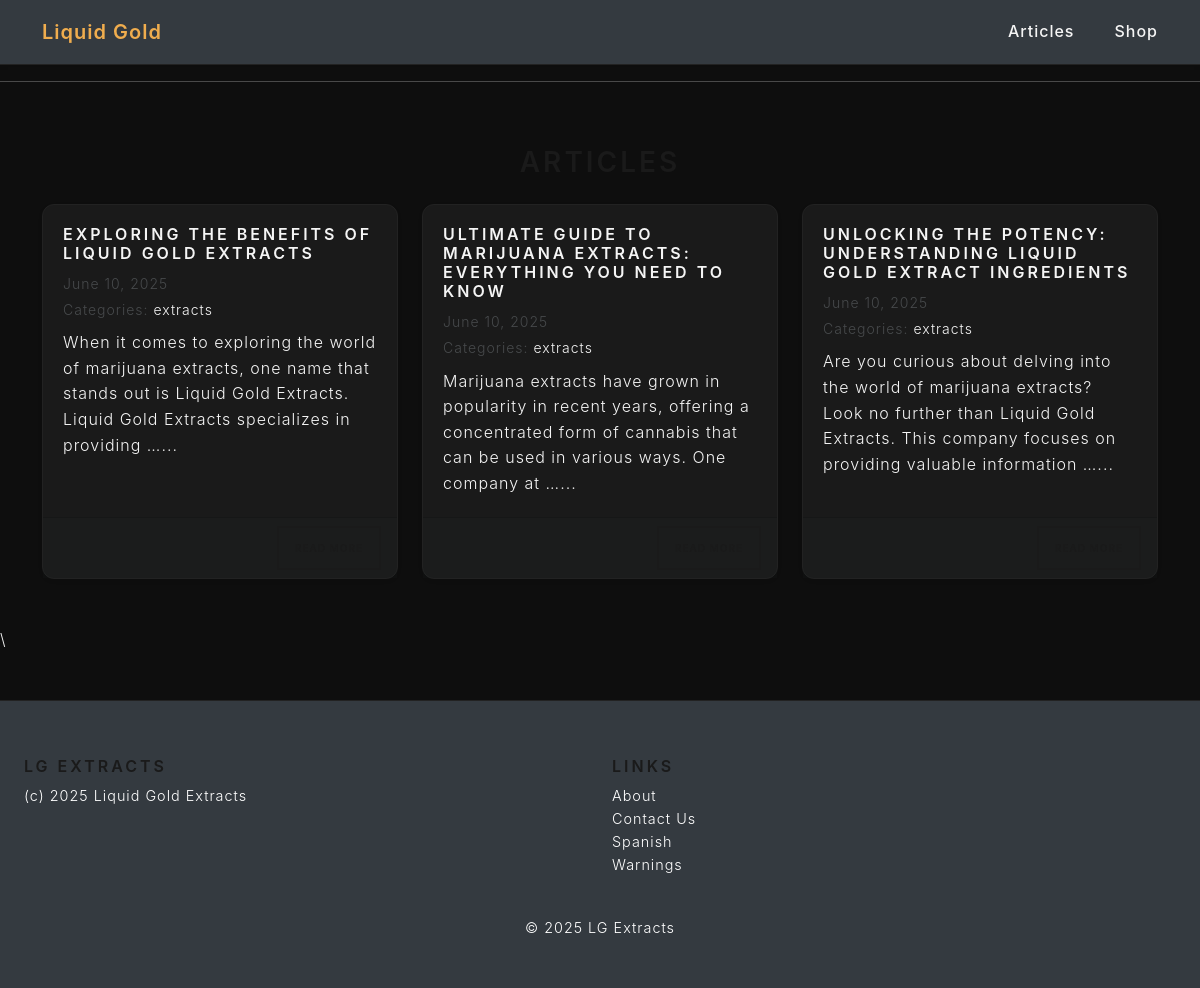
The page /articles on the database its author committed.
### blog/models.py (models this page shows, shortened)
class Post(models.Model):
    title = models.CharField(max_length=255)
    body = models.TextField()
    created_on = models.DateTimeField(auto_now_add=True)
    last_modified = models.DateTimeField(auto_now=True)
    categories = models.ManyToManyField("Category", related_name="posts")

class Category(models.Model):
    name = models.CharField(max_length=30)
    class Meta:
        verbose_name_plural = "categories"

### blog/views.py (the view)
# urls.py: path("articles", views.article_index, name="article_index"), ### you can edit here to make a different page the home page
def article_index(request):
    posts = Post.objects.all().order_by("-created_on")
    return render(request, "blog/articles.html", {"posts": posts})

### blog/templates/blog/articles.html
{% extends 'base.html' %}
{% load static %}
{% block page_content %}
<div class="container py-5">
  <h2 class="text-center mb-4">Articles</h2>
  <div class="row row-cols-1 row-cols-sm-2 row-cols-md-3 g-4">
    {% for post in posts %}
    <div class="col">
      <div class="card h-100 shadow-sm">
        <div class="card-body">
          <h5 class="card-title">
            <a href="{% url 'blog_detail' post.pk %}" class="text-decoration-none">
              {{ post.title }}
            </a>
          </h5>
          <small class="text-muted">
            {{ post.created_on.date }}<br>
            Categories:
            {% for category in post.categories.all %}
              <a href="{% url 'blog_category' category.name %}" class="text-decoration-none">
                {{ category.name }}
              </a>{% if not forloop.last %}, {% endif %}
            {% endfor %}
          </small>
          <p class="card-text mt-2">
            {{ post.body|truncatewords:25 }}...
          </p>
        </div>
        <div class="card-footer text-end">
          <a href="{% url 'blog_detail' post.pk %}" class="btn btn-sm btn-outline-primary">Read More</a>
        </div>
      </div>
    </div>
    {% endfor %}
  </div>
</div>\
{% endblock page_content %}

### static/css/styles.css (style rules this page uses)
body { font-family: 'Inter', sans-serif; margin: 0; padding: 0; background-color: #0e0e0e; color: #f5f5f5; line-height: 1.6; }
a { color: #f5f5f5; text-decoration: none; transition: color 0.2s ease; }
.card { background-color: #1a1a1a; border: 1px solid #222; border-radius: 12px; color: #f5f5f5; transition: transform 0.2s ease, box-shadow 0.2s ease; }
.card-body { padding: 1.25rem; }
.card-title { color: #ffcc33; }

### rows shown on the page
Post: title "EXPLORING THE BENEFITS OF LIQUID GOLD EXTRACTS", created_on "June 10, 2025", body "When it comes to exploring the world of marijuana extracts, one name that stands out is Liquid Gold Extracts. Liquid Gold Extracts specializes in providing …"
Category: name "extracts"
Post: title "ULTIMATE GUIDE TO MARIJUANA EXTRACTS: EVERYTHING YOU NEED TO KNOW", created_on "June 10, 2025", body "Marijuana extracts have grown in popularity in recent years, offering a concentrated form of cannabis that can be used in various ways. One company at …"
Post: title "UNLOCKING THE POTENCY: UNDERSTANDING LIQUID GOLD EXTRACT INGREDIENTS", created_on "June 10, 2025", body "Are you curious about delving into the world of marijuana extracts? Look no further than Liquid Gold Extracts. This company focuses on providing valuable information …"
